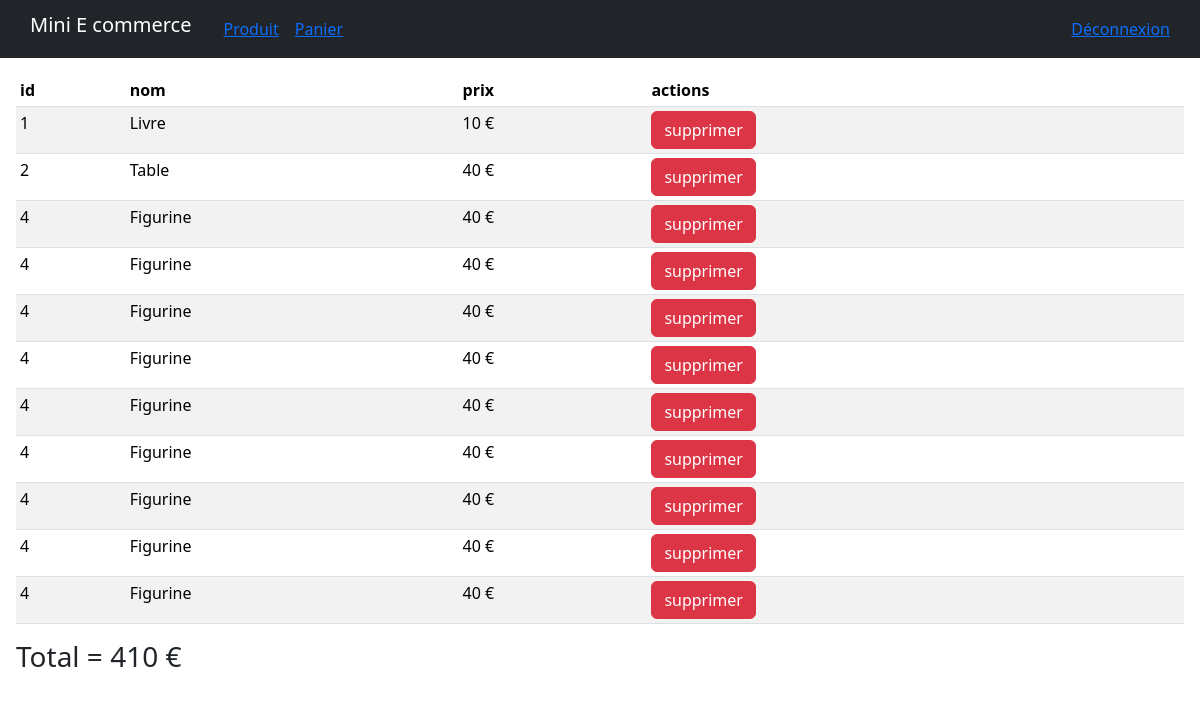
/e_commerce/panier/ (signed in), run on the app's committed database.
### e_commerce/models.py (models this page shows)
class Panier(models.Model):
    produit = models.ForeignKey(Produit, on_delete=models.DO_NOTHING)
    user = models.ForeignKey(User, on_delete=models.DO_NOTHING)

class Produit(models.Model):
    contenu = models.CharField(max_length=200)
    prix = models.IntegerField(default=0)
    titre = models.CharField(max_length=100)

### e_commerce/views.py (the view)
# urls.py: path("panier/", views.panier, name="panier"),
def panier(request):
    data = Panier.objects.filter(user_id=request.user.id).order_by('produit_id')
    total = 0
    for i in data:
        total += i.produit.prix
    context = {'panier': data,
               'total': total}
    return render(request, "e_commerce/panier.html", context)

### e_commerce/templates/e_commerce/panier.html (shortened to what this page needs)
{% extends 'e_commerce/menu.html' %}
{% block content %}
    <body>
                <table class="table table-sm table-striped">
                    <thead>
                        <tr>
                            <th>id</th>
                            <th>nom</th>
                            <th>prix</th>
                            <th>actions</th>
                        </tr>
                    </thead>
                    <tbody>
                    {% for paniers in panier %}
                            <tr>
                                <td>{{ paniers.produit.id }}</td>
                                <td>{{ paniers.produit.titre }}</td>
                                <td>{{ paniers.produit.prix }} €</td>
                                <td>
                                    <a href="{% url 'e_commerce:enleverProduit' paniers.id %}" class="btn btn-danger">supprimer</a>
                                </td>
                            </tr>
                    {% endfor %}
                    </tbody>
                </table>
    <h3>Total = {{ total }} €</h3>
    </body>
{% endblock %}

### data on the page
Panier: produit.id "1", produit.titre "Livre", produit.prix "10"
Panier: produit.id "2", produit.titre "Table", produit.prix "40"
Panier: produit.id "4", produit.titre "Figurine", produit.prix "40"
Panier: produit.id "4", produit.titre "Figurine", produit.prix "40"
Panier: produit.id "4", produit.titre "Figurine", produit.prix "40"
Panier: produit.id "4", produit.titre "Figurine", produit.prix "40"
Panier: produit.id "4", produit.titre "Figurine", produit.prix "40"
Panier: produit.id "4", produit.titre "Figurine", produit.prix "40"
Panier: produit.id "4", produit.titre "Figurine", produit.prix "40"
Panier: produit.id "4", produit.titre "Figurine", produit.prix "40"
Panier: produit.id "4", produit.titre "Figurine", produit.prix "40"

### other printed values
{{ total }} "410"
